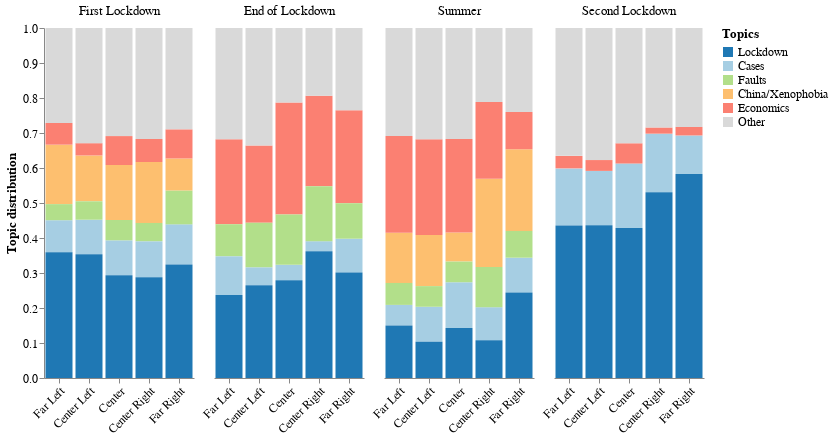

Source (notebook cell):
### Markdown cell above
### Display the topics over the four time periods

### Code cell
alt.Chart(df).mark_bar().encode(

    # tell Altair which field to group columns on
    x=alt.X('variable:N', title=None, 
            sort = ['Far Left', 'Center Left', 'Center', 'Center Right', 'Far Right'], axis=alt.Axis(labelAngle=-45)),

    # tell Altair which field to use as Y values and how to calculate
    y=alt.Y('sum(value):Q',
        axis=alt.Axis(
            grid=False,
            title="Topic distribution")),

    # tell Altair which field to use to use as the set of columns to be  represented in each group
    column=alt.Column('month:N', title=None, sort = ['First Lockdown', 'End of Lockdown', 'Summer', 'Second Lockdown'], 
                      header=alt.Header(titleFontSize=20, labelFontSize=13)),
    order = 'order',
    # tell Altair which field to use for color segmentation 
    color=alt.Color('macro:N',
            scale=alt.Scale(
                # make it look pretty with an enjoyable color pallet
               domain = ['Lockdown', 'Cases', 'Faults', 'China/Xenophobia', 'Economics', 'Other'],
               range = ['#1f78b4', '#a6cee3', '#b2df8a', '#fdbf6f', '#fb8072', '#d9d9d9']
            ),
        ).title("Topics")
    )\
    .configure_view(
        # remove grid lines around column clusters
        strokeOpacity=0    
    ).properties(
    width=150,
    height=350
    ).configure_axis(
        labelFontSize=12,
        titleFontSize=13
    ).configure_legend(
    titleFontSize=13,
    labelFontSize=12
    )

### Figure 1 — Vega-Lite specification as saved in the notebook (floating-point values rounded to 4 significant figures)
{"config": {"view": {"continuousWidth": 300, "continuousHeight": 300, "strokeOpacity": 0}, "axis": {"labelFontSize": 12, "titleFontSize": 13}, "legend": {"labelFontSize": 12, "titleFontSize": 13}}, "data": {"name": "data-789093b4be50768925cc0c69d16a162a"}, "mark": {"type": "bar"}, "encoding": {"color": {"field": "macro", "scale": {"domain": ["Lockdown", "Cases", "Faults", "China/Xenophobia", "Economics", "Other"], "range": ["#1f78b4", "#a6cee3", "#b2df8a", "#fdbf6f", "#fb8072", "#d9d9d9"]}, "title": "Topics", "type": "nominal"}, "column": {"field": "month", "header": {"labelFontSize": 13, "titleFontSize": 20}, "sort": ["First Lockdown", "End of Lockdown", "Summer", "Second Lockdown"], "title": null, "type": "nominal"}, "order": {"field": "order", "type": "quantitative"}, "x": {"axis": {"labelAngle": -45}, "field": "variable", "sort": ["Far Left", "Center Left", "Center", "Center Right", "Far Right"], "title": null, "type": "nominal"}, "y": {"aggregate": "sum", "axis": {"grid": false, "title": "Topic distribution"}, "field": "value", "type": "quantitative"}}, "height": 350, "width": 150, "$schema": "https://vega.github.io/schema/vega-lite/v5.8.0.json", "datasets": {"data-789093b4be50768925cc0c69d16a162a": [{"month": "First Lockdown", "macro": "Cases", "variable": "Far Left", "value": 0.09186, "order": 2.0}, {"month": "First Lockdown", "macro": "China/Xenophobia", "variable": "Far Left", "value": 0.1698, "order": 4.0}, {"month": "First Lockdown", "macro": "Economics", "variable": "Far Left", "value": 0.06212, "order": 5.0}, {"month": "First Lockdown", "macro": "Faults", "variable": "Far Left", "value": 0.04595, "order": 3.0}, {"month": "First Lockdown", "macro": "Lockdown", "variable": "Far Left", "value": 0.359, "order": 1.0}, {"month": "First Lockdown", "macro": "Other", "variable": "Far Left", "value": 0.2712, "order": 6.0}, {"month": "End of Lockdown", "macro": "Cases", "variable": "Far Left", "value": 0.1107, "order": 2.0}, {"month": "End of Lockdown", "macro": "Economics", "variable": "Far Left", "value": 0.2426, "order": 5.0}, {"month": "End of Lockdown", "macro": "Faults", "variable": "Far Left", "value": 0.09128, "order": 3.0}, {"month": "End of Lockdown", "macro": "Lockdown", "variable": "Far Left", "value": 0.2374, "order": 1.0}, {"month": "End of Lockdown", "macro": "Other", "variable": "Far Left", "value": 0.3181, "order": 6.0}, {"month": "Second Lockdown", "macro": "Cases", "variable": "Far Left", "value": 0.1629, "order": 2.0}, {"month": "Second Lockdown", "macro": "Economics", "variable": "Far Left", "value": 0.03578, "order": 5.0}, {"month": "Second Lockdown", "macro": "Lockdown", "variable": "Far Left", "value": 0.436, "order": 1.0}, {"month": "Second Lockdown", "macro": "Other", "variable": "Far Left", "value": 0.3653, "order": 6.0}, {"month": "Summer", "macro": "Cases", "variable": "Far Left", "value": 0.05873, "order": 2.0}, {"month": "Summer", "macro": "China/Xenophobia", "variable": "Far Left", "value": 0.1432, "order": 4.0}, {"month": "Summer", "macro": "Economics", "variable": "Far Left", "value": 0.2767, "order": 5.0}, {"month": "Summer", "macro": "Faults", "variable": "Far Left", "value": 0.06274, "order": 3.0}, {"month": "Summer", "macro": "Lockdown", "variable": "Far Left", "value": 0.1501, "order": 1.0}, {"month": "Summer", "macro": "Other", "variable": "Far Left", "value": 0.3085, "order": 6.0}, {"month": "First Lockdown", "macro": "Cases", "variable": "Center Left", "value": 0.09859, "order": 2.0}, {"month": "First Lockdown", "macro": "China/Xenophobia", "variable": "Center Left", "value": 0.1309, "order": 4.0}, {"month": "First Lockdown", "macro": "Economics", "variable": "Center Left", "value": 0.03523, "order": 5.0}, {"month": "First Lockdown", "macro": "Faults", "variable": "Center Left", "value": 0.05263, "order": 3.0}, {"month": "First Lockdown", "macro": "Lockdown", "variable": "Center Left", "value": 0.3537, "order": 1.0}, {"month": "First Lockdown", "macro": "Other", "variable": "Center Left", "value": 0.329, "order": 6.0}, {"month": "End of Lockdown", "macro": "Cases", "variable": "Center Left", "value": 0.05107, "order": 2.0}, {"month": "End of Lockdown", "macro": "Economics", "variable": "Center Left", "value": 0.221, "order": 5.0}, {"month": "End of Lockdown", "macro": "Faults", "variable": "Center Left", "value": 0.1273, "order": 3.0}, {"month": "End of Lockdown", "macro": "Lockdown", "variable": "Center Left", "value": 0.2653, "order": 1.0}, {"month": "End of Lockdown", "macro": "Other", "variable": "Center Left", "value": 0.3354, "order": 6.0}, {"month": "Second Lockdown", "macro": "Cases", "variable": "Center Left", "value": 0.1552, "order": 2.0}, {"month": "Second Lockdown", "macro": "Economics", "variable": "Center Left", "value": 0.03093, "order": 5.0}, {"month": "Second Lockdown", "macro": "Lockdown", "variable": "Center Left", "value": 0.4365, "order": 1.0}, {"month": "Second Lockdown", "macro": "Other", "variable": "Center Left", "value": 0.3773, "order": 6.0}, {"month": "Summer", "macro": "Cases", "variable": "Center Left", "value": 0.1001, "order": 2.0}, {"month": "Summer", "macro": "China/Xenophobia", "variable": "Center Left", "value": 0.1457, "order": 4.0}, {"month": "Summer", "macro": "Economics", "variable": "Center Left", "value": 0.2741, "order": 5.0}, {"month": "Summer", "macro": "Faults", "variable": "Center Left", "value": 0.05901, "order": 3.0}, {"month": "Summer", "macro": "Lockdown", "variable": "Center Left", "value": 0.1034, "order": 1.0}, {"month": "Summer", "macro": "Other", "variable": "Center Left", "value": 0.3177, "order": 6.0}, {"month": "First Lockdown", "macro": "Cases", "variable": "Center", "value": 0.09972, "order": 2.0}, {"month": "First Lockdown", "macro": "China/Xenophobia", "variable": "Center", "value": 0.1571, "order": 4.0}, {"month": "First Lockdown", "macro": "Economics", "variable": "Center", "value": 0.08259, "order": 5.0}, {"month": "First Lockdown", "macro": "Faults", "variable": "Center", "value": 0.05811, "order": 3.0}, {"month": "First Lockdown", "macro": "Lockdown", "variable": "Center", "value": 0.2937, "order": 1.0}, {"month": "First Lockdown", "macro": "Other", "variable": "Center", "value": 0.3089, "order": 6.0}, {"month": "End of Lockdown", "macro": "Cases", "variable": "Center", "value": 0.04427, "order": 2.0}, {"month": "End of Lockdown", "macro": "Economics", "variable": "Center", "value": 0.32, "order": 5.0}, {"month": "End of Lockdown", "macro": "Faults", "variable": "Center", "value": 0.1439, "order": 3.0}, {"month": "End of Lockdown", "macro": "Lockdown", "variable": "Center", "value": 0.2793, "order": 1.0}, {"month": "End of Lockdown", "macro": "Other", "variable": "Center", "value": 0.2125, "order": 6.0}, {"month": "Second Lockdown", "macro": "Cases", "variable": "Center", "value": 0.1841, "order": 2.0}, {"month": "Second Lockdown", "macro": "Economics", "variable": "Center", "value": 0.05791, "order": 5.0}, {"month": "Second Lockdown", "macro": "Lockdown", "variable": "Center", "value": 0.4287, "order": 1.0}, {"month": "Second Lockdown", "macro": "Other", "variable": "Center", "value": 0.3293, "order": 6.0}, {"month": "Summer", "macro": "Cases", "variable": "Center", "value": 0.1304, "order": 2.0}, {"month": "Summer", "macro": "China/Xenophobia", "variable": "Center", "value": 0.08304, "order": 4.0}, {"month": "Summer", "macro": "Economics", "variable": "Center", "value": 0.2674, "order": 5.0}, {"month": "Summer", "macro": "Faults", "variable": "Center", "value": 0.05915, "order": 3.0}, {"month": "Summer", "macro": "Lockdown", "variable": "Center", "value": 0.1432, "order": 1.0}, {"month": "Summer", "macro": "Other", "variable": "Center", "value": 0.3169, "order": 6.0}, {"month": "First Lockdown", "macro": "Cases", "variable": "Center Right", "value": 0.1032, "order": 2.0}, {"month": "First Lockdown", "macro": "China/Xenophobia", "variable": "Center Right", "value": 0.1742, "order": 4.0}, {"month": "First Lockdown", "macro": "Economics", "variable": "Center Right", "value": 0.06563, "order": 5.0}, {"month": "First Lockdown", "macro": "Faults", "variable": "Center Right", "value": 0.05209, "order": 3.0}, {"month": "First Lockdown", "macro": "Lockdown", "variable": "Center Right", "value": 0.2877, "order": 1.0}, {"month": "First Lockdown", "macro": "Other", "variable": "Center Right", "value": 0.3172, "order": 6.0}, {"month": "End of Lockdown", "macro": "Cases", "variable": "Center Right", "value": 0.02858, "order": 2.0}, {"month": "End of Lockdown", "macro": "Economics", "variable": "Center Right", "value": 0.2587, "order": 5.0}, {"month": "End of Lockdown", "macro": "Faults", "variable": "Center Right", "value": 0.1572, "order": 3.0}, {"month": "End of Lockdown", "macro": "Lockdown", "variable": "Center Right", "value": 0.3623, "order": 1.0}, {"month": "End of Lockdown", "macro": "Other", "variable": "Center Right", "value": 0.1933, "order": 6.0}, {"month": "Second Lockdown", "macro": "Cases", "variable": "Center Right", "value": 0.1673, "order": 2.0}, {"month": "Second Lockdown", "macro": "Economics", "variable": "Center Right", "value": 0.01772, "order": 5.0}, {"month": "Second Lockdown", "macro": "Lockdown", "variable": "Center Right", "value": 0.5308, "order": 1.0}, {"month": "Second Lockdown", "macro": "Other", "variable": "Center Right", "value": 0.2842, "order": 6.0}, {"month": "Summer", "macro": "Cases", "variable": "Center Right", "value": 0.0945, "order": 2.0}, {"month": "Summer", "macro": "China/Xenophobia", "variable": "Center Right", "value": 0.2523, "order": 4.0}, {"month": "Summer", "macro": "Economics", "variable": "Center Right", "value": 0.2194, "order": 5.0}, {"month": "Summer", "macro": "Faults", "variable": "Center Right", "value": 0.1146, "order": 3.0}, {"month": "Summer", "macro": "Lockdown", "variable": "Center Right", "value": 0.1078, "order": 1.0}, {"month": "Summer", "macro": "Other", "variable": "Center Right", "value": 0.2114, "order": 6.0}, {"month": "First Lockdown", "macro": "Cases", "variable": "Far Right", "value": 0.1146, "order": 2.0}, {"month": "First Lockdown", "macro": "China/Xenophobia", "variable": "Far Right", "value": 0.09202, "order": 4.0}, {"month": "First Lockdown", "macro": "Economics", "variable": "Far Right", "value": 0.08329, "order": 5.0}, {"month": "First Lockdown", "macro": "Faults", "variable": "Far Right", "value": 0.09615, "order": 3.0}, {"month": "First Lockdown", "macro": "Lockdown", "variable": "Far Right", "value": 0.3245, "order": 1.0}, {"month": "First Lockdown", "macro": "Other", "variable": "Far Right", "value": 0.2895, "order": 6.0}, {"month": "End of Lockdown", "macro": "Cases", "variable": "Far Right", "value": 0.09684, "order": 2.0}, {"month": "End of Lockdown", "macro": "Economics", "variable": "Far Right", "value": 0.2659, "order": 5.0}, {"month": "End of Lockdown", "macro": "Faults", "variable": "Far Right", "value": 0.1014, "order": 3.0}, {"month": "End of Lockdown", "macro": "Lockdown", "variable": "Far Right", "value": 0.3012, "order": 1.0}, {"month": "End of Lockdown", "macro": "Other", "variable": "Far Right", "value": 0.2347, "order": 6.0}, {"month": "Second Lockdown", "macro": "Cases", "variable": "Far Right", "value": 0.1099, "order": 2.0}, {"month": "Second Lockdown", "macro": "Economics", "variable": "Far Right", "value": 0.02448, "order": 5.0}, {"month": "Second Lockdown", "macro": "Lockdown", "variable": "Far Right", "value": 0.583, "order": 1.0}, {"month": "Second Lockdown", "macro": "Other", "variable": "Far Right", "value": 0.2826, "order": 6.0}, {"month": "Summer", "macro": "Cases", "variable": "Far Right", "value": 0.09936, "order": 2.0}, {"month": "Summer", "macro": "China/Xenophobia", "variable": "Far Right", "value": 0.2337, "order": 4.0}, {"month": "Summer", "macro": "Economics", "variable": "Far Right", "value": 0.1058, "order": 5.0}, {"month": "Summer", "macro": "Faults", "variable": "Far Right", "value": 0.07643, "order": 3.0}, {"month": "Summer", "macro": "Lockdown", "variable": "Far Right", "value": 0.2444, "order": 1.0}, {"month": "Summer", "macro": "Other", "variable": "Far Right", "value": 0.2403, "order": 6.0}]}}
